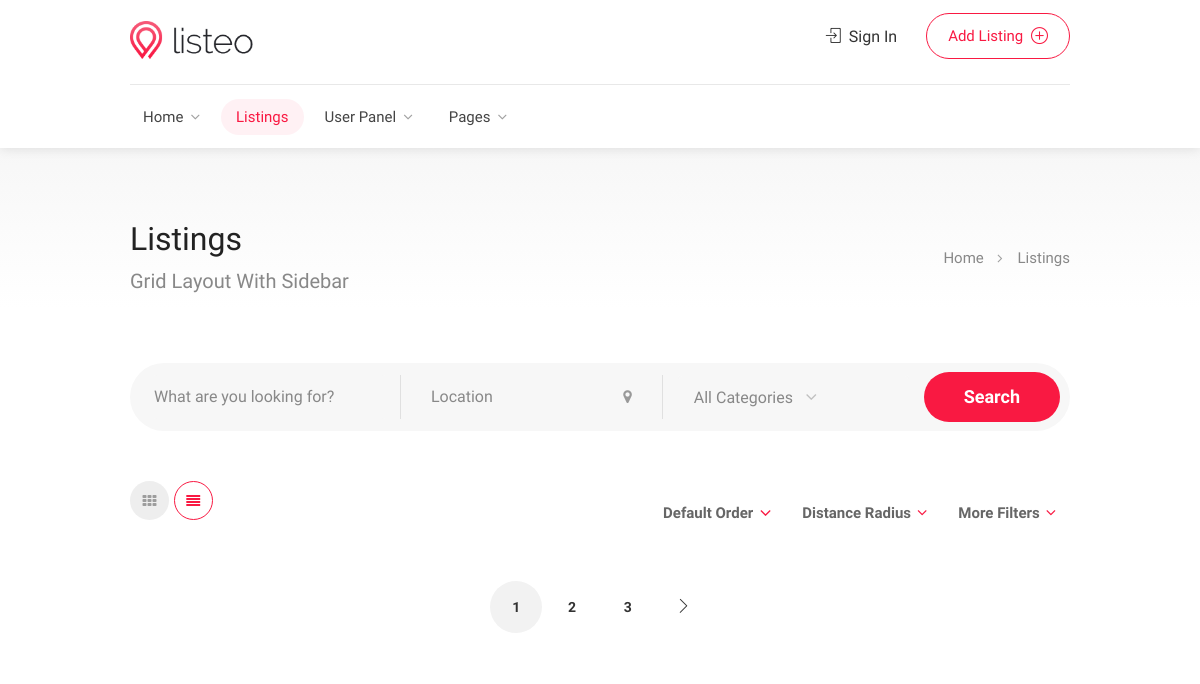
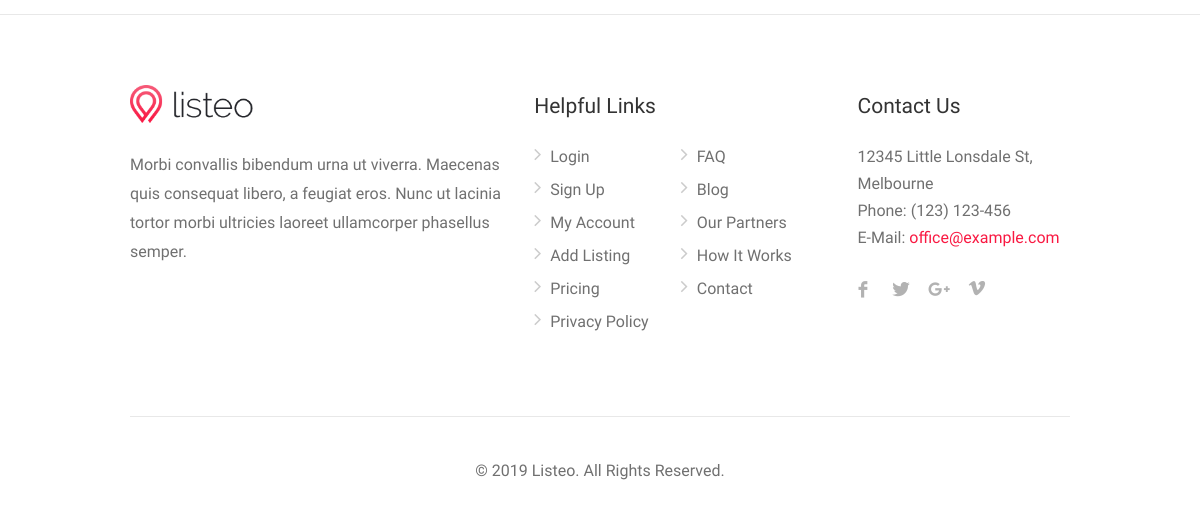
Page /listings on the earlier database version (2 pictures, top to bottom).
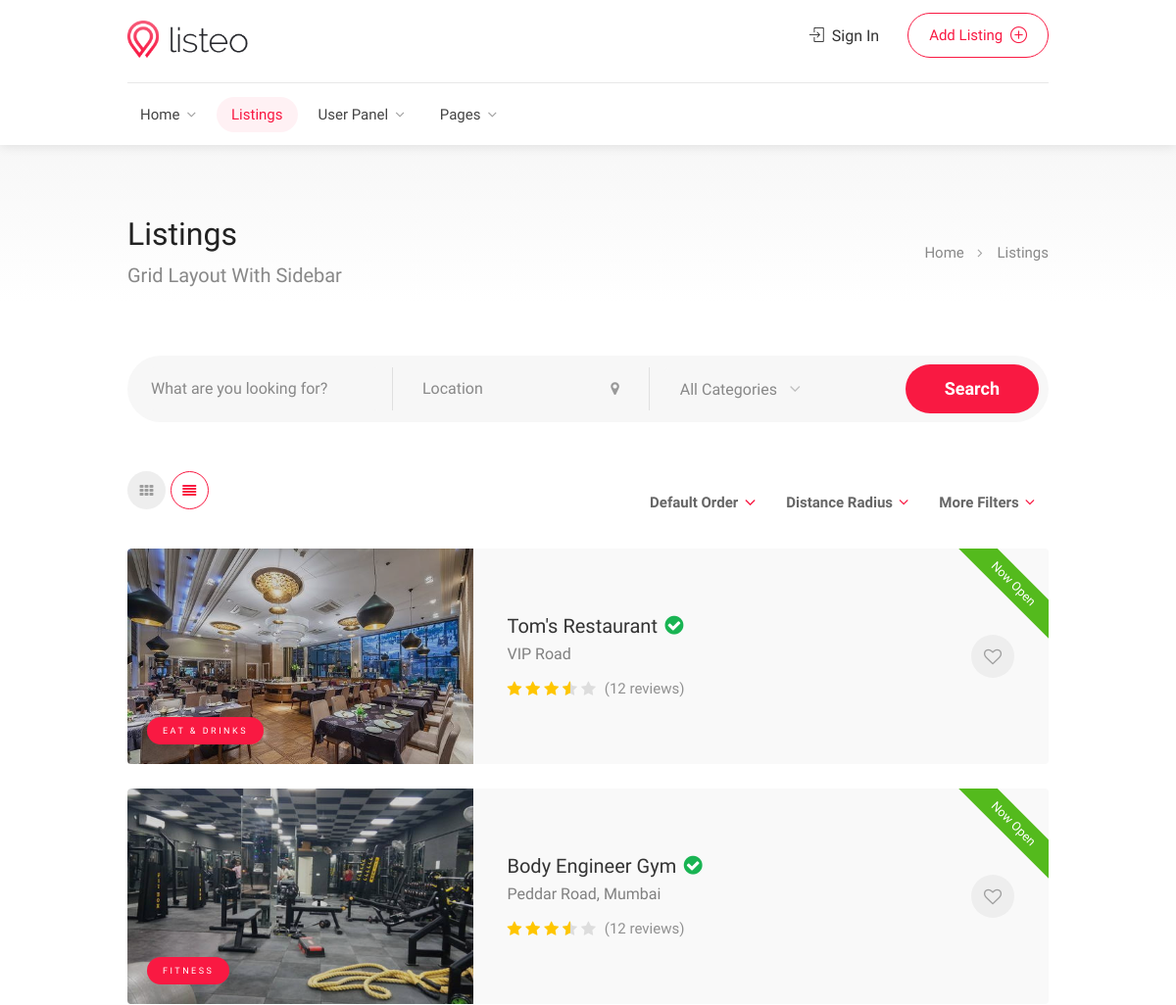
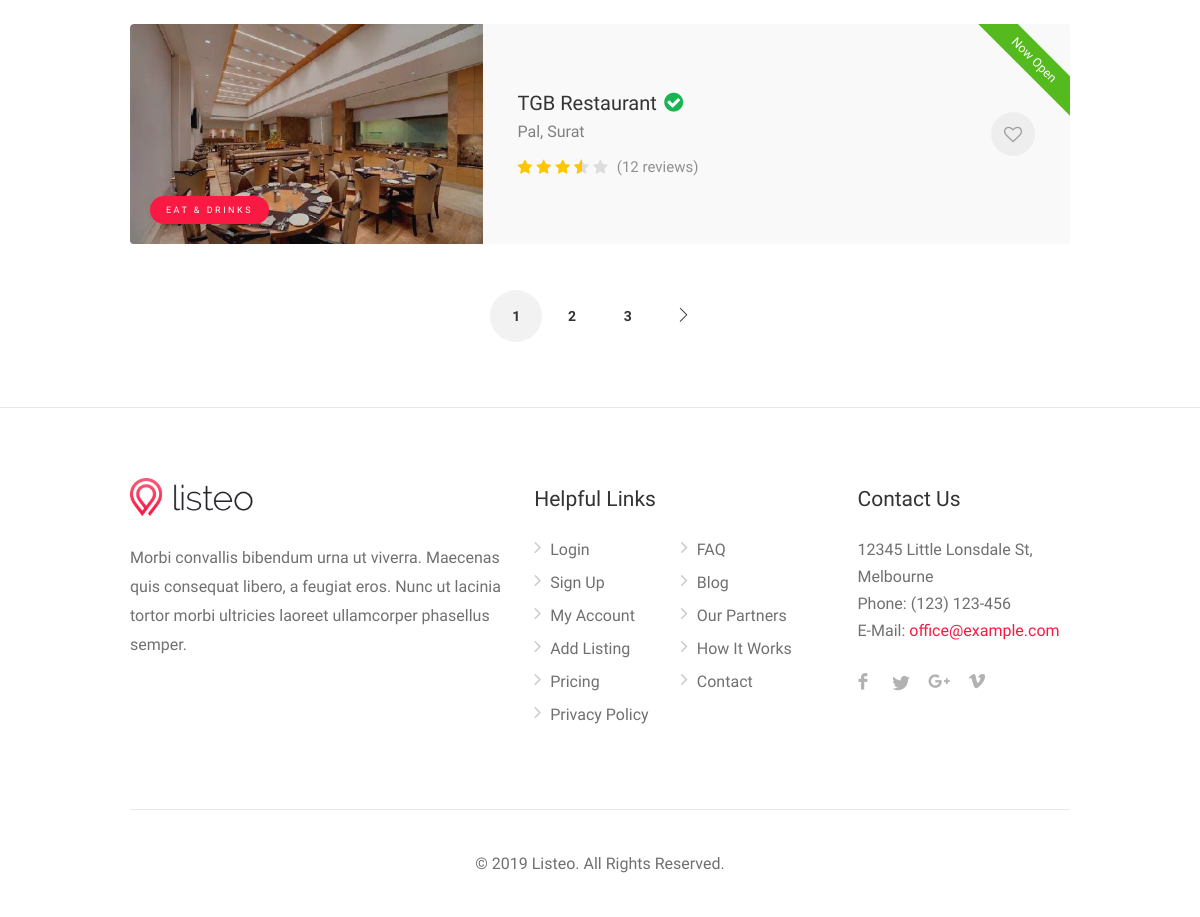
Same page on the later database version (2 pictures, top to bottom).
### home/models.py (models this page shows, shortened)
class MostVisitedPlaces(models.Model):
	name = models.CharField(max_length=100)
	address = models.CharField(max_length=150)
	description = models.CharField(max_length=150)
	image = models.ImageField()
	category = models.ForeignKey(PopularCategories, on_delete=models.CASCADE)
	ratings = models.IntegerField()

class PopularCategories(models.Model):
	category_name = models.CharField(max_length=50)
	icon_class = models.CharField(max_length=70, null=True, blank=True)
	def __str__(self):
		return self.category_name

### home/views.py (the view)
# urls.py: url(r'listings', views.Listings.as_view(), name='listings'),
class Listings(TemplateView):
    def get(self, request, *args, **kwargs):
        payload = {}
        visited_places = MostVisitedPlaces.objects.all()
        payload['places'] = visited_places
        self.template_name = 'home/listings.html'
        return render(request, self.template_name, payload)

### templates/home/listings.html (shortened to what this page needs)
<!DOCTYPE html>
<head>
{% load static %}
<link rel="stylesheet" href="{% static 'css/style.css' %}">
<link rel="stylesheet" href="{% static 'css/main-color.css' %}" id="colors">
</head>
<body>
<div id="wrapper">
<header id="header-container">
	<div id="header">
		<div class="container">
			<div class="left-side">
				<div id="logo">
					<a href="/"><img src="{% static 'images/logo.png' %}" alt=""></a>
				</div>
				<nav id="navigation" class="style-1">
					<ul id="responsive">
						<li><a href="#">Home</a>
						</li>
						<li><a class="current" href="#">Listings</a>
						</li>
						<li><a href="#">User Panel</a>
						</li>
						<li><a href="#">Pages</a>
						</li>
					</ul>
				</nav>
				<div class="clearfix"></div>
			</div>
			<div class="right-side">
				<div class="header-widget">
					<a href="#sign-in-dialog" class="sign-in popup-with-zoom-anim"><i class="sl sl-icon-login"></i> Sign In</a>
					<a href="dashboard-add-listing.html" class="button border with-icon">Add Listing <i class="sl sl-icon-plus"></i></a>
				</div>
			</div>
		</div>
	</div>
</header>
<div id="titlebar" class="gradient">
	<div class="container">
		<div class="row">
			<div class="col-md-12">
				<h2>Listings</h2><span>Grid Layout With Sidebar</span>
				<nav id="breadcrumbs">
					<ul>
						<li><a href="#">Home</a></li>
						<li>Listings</li>
					</ul>
				</nav>
			</div>
		</div>
	</div>
</div>
<div class="container">
	<div class="row">
		<div class="col-md-12">
			<div class="main-search-input gray-style margin-top-0 margin-bottom-10">
				<div class="main-search-input-item">
					<input type="text" placeholder="What are you looking for?" value=""/>
				</div>
				<div class="main-search-input-item location">
					<div id="autocomplete-container">
						<input id="autocomplete-input" type="text" placeholder="Location">
					</div>
					<a href="#"><i class="fa fa-map-marker"></i></a>
				</div>
				<div class="main-search-input-item">
					<select data-placeholder="All Categories" class="chosen-select" >
						<option>All Categories</option>
					</select>
				</div>
				<button class="button">Search</button>
			</div>
		</div>
		<div class="col-md-12">
			<div class="row margin-bottom-25 margin-top-30">
				<div class="col-md-6">
					<div class="layout-switcher">
						<a href="listings-grid-full-width.html" class="grid"><i class="fa fa-th"></i></a>
						<a href="#" class="list active"><i class="fa fa-align-justify"></i></a>
					</div>
				</div>
				<div class="col-md-6">
					<div class="fullwidth-filters">
						<div class="panel-dropdown wide float-right">
							<a href="#">More Filters</a>
						</div>
						<div class="panel-dropdown float-right">
							<a href="#">Distance Radius</a>
						</div>
						<div class="sort-by">
							<div class="sort-by-select">
								<select data-placeholder="Default order" class="chosen-select-no-single">
									<option>Default Order</option>
								</select>
							</div>
						</div>
					</div>
				</div>
			</div>
			<div class="row">
				{% for place in places %}
				<div class="col-lg-12 col-md-12">
					<div class="listing-item-container list-layout">
						<a href="listings-single-page.html" class="listing-item">
							<div class="listing-item-image">
								<img src="{{place.image.url}}" alt="">
								<span class="tag">{{place.category}}</span>
							</div>
							<div class="listing-item-content">
								<div class="listing-badge now-open">Now Open</div>
								<div class="listing-item-inner">
									<h3>{{place.name}} <i class="verified-icon"></i></h3>
									<span>{{place.address}}</span>
									<div class="star-rating" data-rating="3.5">
										<div class="rating-counter">(12 reviews)</div>
									</div>
								</div>
								<span class="like-icon"></span>
							</div>
						</a>
					</div>
				</div>
				{% endfor %}
			</div>
			<div class="row">
				<div class="col-md-12">
					<div class="pagination-container margin-top-20 margin-bottom-40">
						<nav class="pagination">
							<ul>
								<li><a href="#" class="current-page">1</a></li>
								<li><a href="#">2</a></li>
								<li><a href="#">3</a></li>
								<li><a href="#"><i class="sl sl-icon-arrow-right"></i></a></li>
							</ul>
						</nav>
					</div>
				</div>
			</div>
		</div>
	</div>
</div>
<div id="footer" class="margin-top-15">
	<div class="container">
		<div class="row">
			<div class="col-md-5 col-sm-6">
				<img class="footer-logo" src="images/logo.png" alt="">
				<br><br>
				<p>Morbi convallis bibendum urna ut viverra. Maecenas quis consequat libero, a feugiat eros. Nunc ut lacinia tortor morbi ultricies laoreet ullamcorper phasellus semper.</p>
			</div>
			<div class="col-md-4 col-sm-6 ">
				<h4>Helpful Links</h4>
				<ul class="footer-links">
					<li><a href="#">Login</a></li>
					<li><a href="#">Sign Up</a></li>
					<li><a href="#">My Account</a></li>
					<li><a href="#">Add Listing</a></li>
					<li><a href="#">Pricing</a></li>
					<li><a href="#">Privacy Policy</a></li>
				</ul>
				<ul class="footer-links">
					<li><a href="#">FAQ</a></li>
					<li><a href="#">Blog</a></li>
					<li><a href="#">Our Partners</a></li>
					<li><a href="#">How It Works</a></li>
					<li><a href="#">Contact</a></li>
				</ul>
				<div class="clearfix"></div>
			</div>
			<div class="col-md-3  col-sm-12">
				<h4>Contact Us</h4>
				<div class="text-widget">
					<span>12345 Little Lonsdale St, Melbourne</span> <br>
					Phone: <span>(123) 123-456 </span><br>
					E-Mail:<span> <a href="#">office@example.com</a> </span><br>
				</div>
				<ul class="social-icons margin-top-20">
					<li><a class="facebook" href="#"></a></li>
					<li><a class="twitter" href="#"></a></li>
					<li><a class="gplus" href="#"></a></li>
					<li><a class="vimeo" href="#"></a></li>
				</ul>
			</div>
		</div>
		<div class="row">
			<div class="col-md-12">
				<div class="copyrights">© 2019 Listeo. All Rights Reserved.</div>
			</div>
		</div>
	</div>
</div>
</div>
</body>
</html>

### frontend/css/main-color.css (style rules this page uses)
.comment-by-listing a:hover, .browse-all-user-listings a i, .hosted-by-title h4 a:hover, .style-2 .trigger.active a, .style-2 .ui-accordion .ui-accordion-header-active:hover, .style-2 .ui-accordion .ui-accordion-header-active, #posts-nav li a:hover, .plan.featured .listing-badge, .post-content h3 a:hover, .add-review-photos i, .show-more-button i, .listing-details-sidebar li a, .star-rating .rating-counter a:hover, .more-search-options-trigger:after, .header-widget .sign-in:hover, #footer a, #footer .footer-links li a:hover, #navigation.style-1 .current, #navigation.style-1 ul li:hover a, .user-menu.active .user-name:after, .user-menu:hover .user-name:after, .user-menu.active .user-name, .user-menu:hover .user-name, .main-search-input-item.location a:hover, .chosen-container .chosen-results li.highlighted, .input-with-icon.location a i:hover, .sort-by .chosen-container-single .chosen-single div:after, .sort-by .chosen-container-single .chosen-default, .panel-dropdown a:after, .post-content a.read-more, .post-meta li a:hover, .widget-text h5 a:hover, .about-author a, a.button.border.white:hover, .icon-box-2 i, a.button.border, .style-2 .ui-accordion .ui-accordion-header:hover, .style-2 .trigger a:hover , .plan.featured .listing-badges .featured, .list-4 li:before, .list-3 li:before, .list-2 li:before, .list-1 li:before, .info-box h4, .testimonial-carousel .slick-slide.slick-active .testimonial:before, .sign-in-form .tabs-nav li a:hover, .sign-in-form .tabs-nav li.active a, .lost_password:hover a, #top-bar .social-icons li a:hover i, .listing-share .social-icons li a:hover i, .agent .social-icons li a:hover i, #footer .social-icons li a:hover i, .headline span i { color: #f91942; }
.daterangepicker td.active.end-date.in-range.available, .qtyTotal, .mm-menu em.mm-counter, .option-set li a.selected, .category-small-box:hover, .pricing-list-container h4:after, #backtotop a, .chosen-container-multi .chosen-choices li.search-choice, .select-options li:hover, button.panel-apply, .layout-switcher a:hover, .listing-features.checkboxes li:before, .comment-by a.reply:hover, .add-review-photos:hover, .office-address h3:after, .post-img:before, button.button, input[type="button"], input[type="submit"], a.button, a.button.border:hover, table.basic-table th, .plan.featured .plan-price, mark.color, .style-4 .tabs-nav li.active a, .style-5 .tabs-nav li.active a, .dashboard-list-box .button.gray:hover, .change-photo-btn:hover, .dashboard-list-box a.rate-review:hover, input:checked + .slider, .add-pricing-submenu.button:hover, .add-pricing-list-item.button:hover, .custom-zoom-in:hover, .custom-zoom-out:hover, #geoLocation:hover, #streetView:hover, #scrollEnabling:hover, #scrollEnabling.enabled, #mapnav-buttons a:hover, #sign-in-dialog .mfp-close:hover, #small-dialog .mfp-close:hover { background-color: #f91942; }
.rangeslider__fill, span.blog-item-tag , .testimonial-carousel .slick-slide.slick-active .testimonial-box, .listing-item-container.list-layout span.tag, .tip, .mfp-arrow:hover { background: #f91942; }
.layout-switcher a.active { color: #f91942; border-color: #f91942; }
a.button.border { color: #f91942; border-color: #f91942; }
#navigation.style-1 .current, #navigation.style-1 ul li:hover a, body #navigation.style-1 ul li:hover ul li:hover a, body #navigation.style-1 ul li:hover ul li:hover li:hover a, body #navigation.style-1 ul li:hover ul li:hover li:hover li:hover a, body #navigation.style-1 ul ul li:hover a:after, body #navigation.style-1 ul ul li:hover ul li a:hover, body .user-menu ul li a:hover { color: #f91942 }
#navigation.style-1>ul>li:hover>a, #navigation.style-1>ul>li>a.current { background: rgba(249, 25, 66, .06); color: #f91942 }
.headline-with-separator:after, .listing-item-container.list-layout span.tag, .listing-item-content span.tag, .transparent-header #header:not(.cloned) #navigation.style-1>ul>li:hover>a, .transparent-header #header:not(.cloned) #navigation.style-1>ul>li>a.current, .transparent-header #header:not(.cloned) .header-widget .button.border:hover, .transparent-header #header:not(.cloned) .header-widget .button:hover { background: #f91942 }

Differences in the rows shown:
added MostVisitedPlaces: image (picture), category "EAT & DRINKS", name "Tom's Restaurant", address "VIP Road"
added MostVisitedPlaces: image (picture), category "FITNESS", name "Body Engineer Gym", address "Peddar Road, Mumbai"
added MostVisitedPlaces: image (picture), category "EAT & DRINKS", name "TGB Restaurant", address "Pal, Surat"
